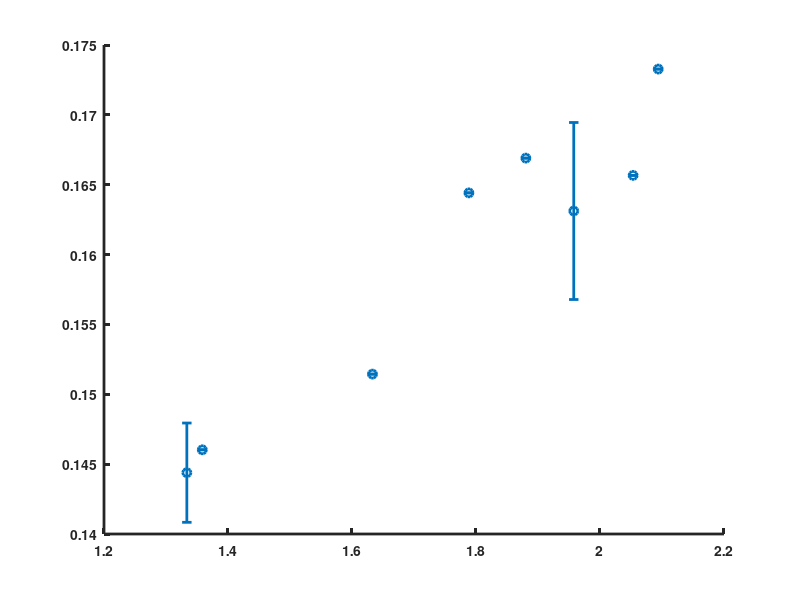

Here is the MATLAB script that generated this plot: (Note: this script raises an error after producing the figure.)
set(0, 'DefaultAxesFontWeight', 'bold', ...
      'DefaultAxesFontSize', 10, ...
      'DefaultAxesFontAngle', 'normal', ... % Not sure the difference here
      'DefaultAxesFontWeight', 'bold', ... % Not sure the difference here
      'DefaultAxesTitleFontWeight', 'bold', ...
      'DefaultAxesTitleFontSizeMultiplier', 1) ;
set(0, 'DefaultLineLineWidth', 2);
set(0, 'DefaultAxesLineWidth', 2)

clear
% figure
% x=[2 1 10];
% y=[6 9 4];
% err=[3 2 1];
% errorbar(x,y,err,'o','linewidth',1.5)


load lorens
load tang
load tp
load carbonate_parameters
load carbonate_parameters_Cm

%
% Ksr_R=[
% 0.117447307
% 0.112529274
% 0.112997658
% 0.104215457
% 0.111709602
% 0.102810304];
% 
% omega_R=[
% 0.398730159
% 0.56920904
% 0.356016141
% 0.489937963
% 0.386369594
% 0.456719325
% ];

%
figure
hold on

%C. wuellerstorfi.
% scatter(omega_yu_n,ksr_yu_n,60,'o','MarkerEdgeColor',[235,77,75]./255,'linewidth',1);
% scatter(omega_yu_a,ksr_yu_a,60,'d','MarkerEdgeColor',[126,214,223]./255,'linewidth',1);
% scatter(omega_yu_i,ksr_yu_i,60,'v','MarkerEdgeColor',[249,202,36]./255,'linewidth',1);
% scatter(omega_yu_p,ksr_yu_p,60,'p','MarkerEdgeColor',[240,147,43]./255,'linewidth',1);
errorbar(omega_yu_n,ksr_yu_n,err_Dsr_n,'o','MarkerEdgeColor',[235,77,75]./255,'Color',[235,77,75]./255,'linewidth',1);
errorbar(omega_yu_a,ksr_yu_a,err_Dsr_a,'d','MarkerEdgeColor',[126,214,223]./255,'Color',[126,214,223]./255,'linewidth',1);
errorbar(omega_yu_i,ksr_yu_i,err_Dsr_i,'v','MarkerEdgeColor',[249,202,36]./255,'Color',[249,202,36]./255,'linewidth',1);
errorbar(omega_yu_p,ksr_yu_p,err_Dsr_p,'p','MarkerEdgeColor',[240,147,43]./255,'Color',[240,147,43]./255,'linewidth',1)

%C. mundulus
% scatter(omega_cm_A,DSr_cm_A,60,'s','MarkerEdgeColor',[106,176,76]./255,'linewidth',1);
errorbar(omega_cm_A,DSr_cm_A,err_Dsr_cm_A,'s','MarkerEdgeColor',[106,176,76]./255,'Color',[106,176,76]./255,'linewidth',1)

% scatter(omega_R,Ksr_R,60,'>','MarkerEdgeColor',C(9,:),'linewidth',1);
% scatter(omega_cm_I,DSr_cm_I,60,'>','MarkerEdgeColor',C(9,:),'linewidth',1);
% scatter(omega_cm_P,DSr_cm_P,60,'<','MarkerEdgeColor',C(10,:),'linewidth',1);

% scatter(S_1_tang+1,ksr_tang,60,'+','MarkerEdgeColor',[104,109,224]./255,'linewidth',1.5);
errorbar(S_1_tang+1,ksr_tang,err_Dsr_Tang,'<','MarkerSize',5,'MarkerEdgeColor',[149,175,192]./255,'Color',[149,175,192]./255,'linewidth',1);

scatter(Omega_lorens,Ksrca_lorens,60,'x','MarkerEdgeColor',[15,170,255]./255,'linewidth',1);
scatter(Omega_tp,ksr_tp,60,'+','MarkerEdgeColor',[104,109,224]./255,'linewidth',1);

xlabel('\Omega','FontWeight','bold');
ylabel('D_{Sr}','FontWeight','bold');
legend(['{\it{C.wuellerstorfi}}, -1 to 5 \circC',sprintf('\n'),'Norwegian Sea'],'Atlantic Ocean','Indian Ocean','Pacific Ocean',['{\it{C.mundulus}}, 1 to 5 \circC',sprintf('\n'), 'Atlantic Ocean'],['Inorganic calcite, 25\circC',sprintf('\n'), 'Tang et al. (2008)'],'Lorens (1981)','T&P (1996)','location','southeast','FontName','Times New Roman','fontsize',8.5)
box on
ax = gca;
set(gca,'xscale','log')

xlim([0.5 100])
ylim([0 0.2])
ax.LineWidth = 1;


text(2.3,0.168,'Increased \Omega by elevated pH ?','fontweight','bold','fontsize',9,'FontName','Times New Roman')
annotation( 'arrow', 'X', [0.34 0.60], 'Y', [0.76 0.76],'LineWidth',1)
set(findobj(gcf,'type','axes'),'FontName','Times New Roman','FontSize',11,'Fontweight','bold')
